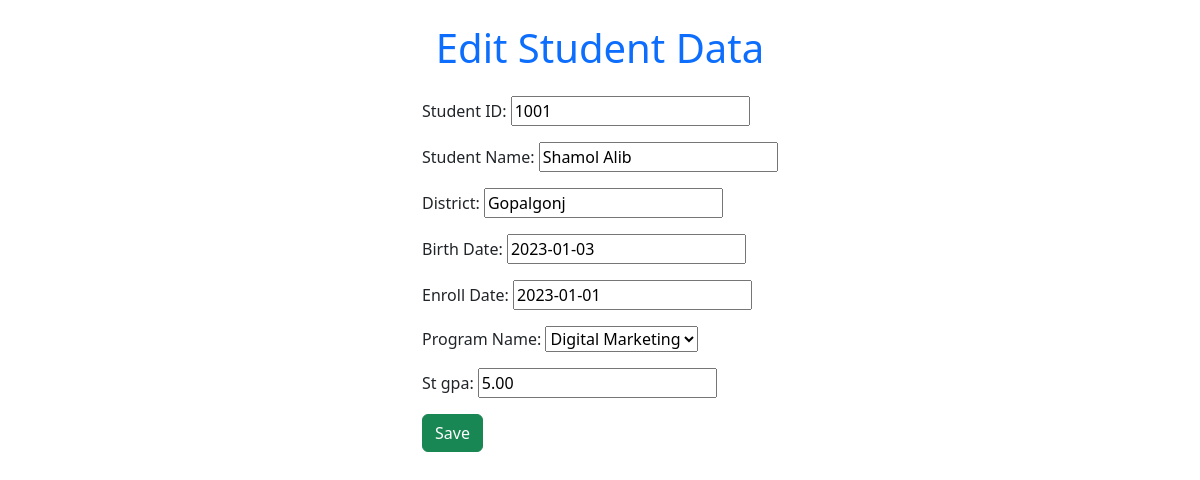
Screenshot of /studentapp/edit/16/ with the database file from the repository.
### studentapp/models.py (models this page shows, shortened)
class Student(models.Model):
    st_id = models.SmallIntegerField(verbose_name="Student ID")
    st_name = models.CharField(verbose_name="Student Name", max_length=20)
    st_dist = models.CharField(verbose_name="District", max_length=20)
    st_dob = models.DateField(verbose_name="Birth Date", max_length=20)
    st_edate = models.DateField(verbose_name="Enroll Date")
    st_program = models.ForeignKey(Program, on_delete= models.CASCADE,verbose_name="Program Name")
    st_gpa = models.DecimalField(max_digits=3, decimal_places=2)

### studentapp/views.py (the view)
# urls.py: path("edit/<int:id>/", views.edit, name='editC'),
def edit(request,id):
    var = Student.objects.get(id=id)
    instan = StudentForm(instance=var)
    return render(request, 'studentapp/edit.html', {'viewForm':instan, "st":var})

### studentapp/forms.py
class StudentForm(forms.ModelForm):
    class Meta:
        model = models.Student
        fields = "__all__"

### studentapp/models.py (called while the page is built)
    def __str__(self):
        return str(self.program_name)

### templates/studentapp/edit.html (shortened to what this page needs)
{% load static %}
<!DOCTYPE html>
<html lang="en">
<head>
    <link rel="stylesheet" href="{% static 'bootstrap.min.css' %}">
</head>
<body>
    <div class="container">
        <div class="row">
            <h1 class="text-center text-primary my-4">Edit Student Data</h1>
            <div class="col-4"></div>
            <div class="col-4">
            <form action="{% url 'updateS' st.id %}" method="post">
                {{ viewForm.as_p }}
                <input type="submit" value="Save" class="btn btn-success">
            </form>
            </div>
            <div class="col-4"></div>
        </div>
    </div>
</body>
</html>

### rows the page displays
Student: st_id "1001", st_name "Shamol Alib", st_dist "Gopalgonj", st_dob "2023-01-03", st_edate "2023-01-01", st_program "Digital Marketing", st_gpa "5.00"
